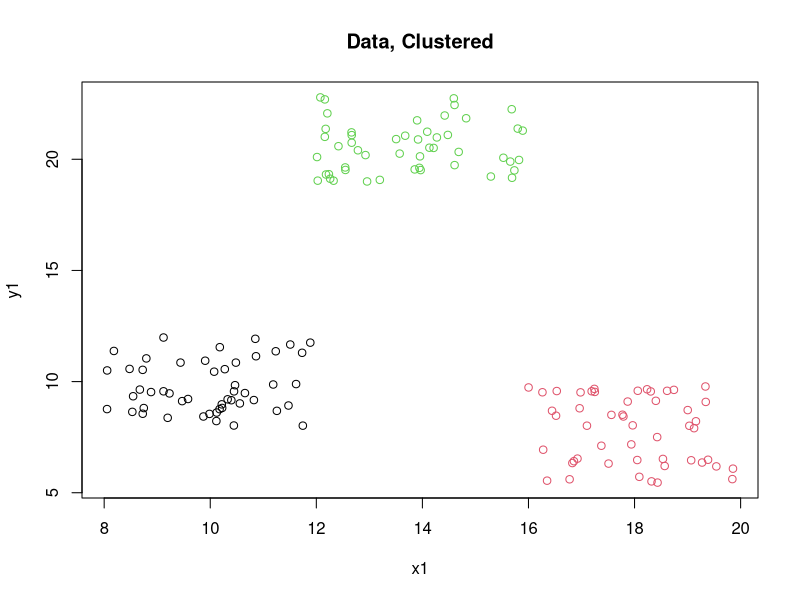

The R script that drew this image:
## -----------------------------------------------------------------------------
## MakeSomeData.R
##
## This just creates some data.
##
## -----------------------------------------------------------------------------


filename <- "test1.csv"
N <- 100

x1 <- runif(50, 8,12)
y1 <- runif(50, 8,12)

x2 <- runif(50, 16,20)
y2 <- runif(50, 5,10)

x3 <- runif(50, 12,16)
y3 <- runif(50, 19,23)



# x1 <- runif(50, 10,12)
# y1 <- runif(50, 1,12)
# 
# x2 <- runif(50, 7,20)
# y2 <- runif(50, 20,22)
# 
# x3 <- runif(50, 15,20)
# y3 <- runif(50, 10,16)



xrange <- range(c(x1, x2, x3))
yrange <- range(c(y1, y2, y3))

plot(x=x1, y=y1, main="Data, Clustered", col=1, ylim=yrange, xlim=xrange)
points(x=x2, y=y2, col=2)
points(x=x3, y=y3, col=3)


X <- c(x1, x2, x3)
Y <- c(y1, y2, y3)

write.csv(cbind(X,Y), filename, row.names=FALSE)
